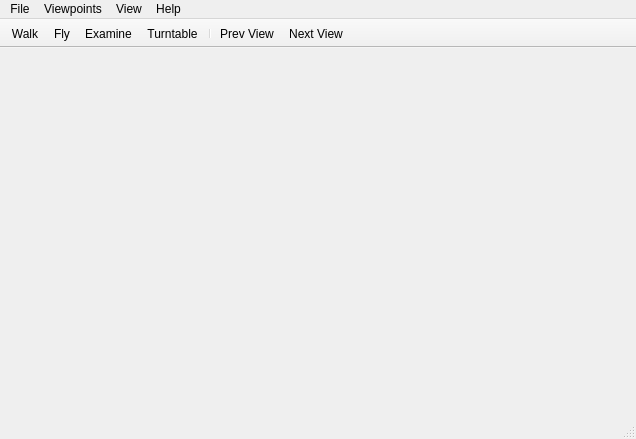
<?xml version="1.0" encoding="UTF-8"?>
<ui version="4.0">
 <class>MainWindow</class>
 <widget class="QMainWindow" name="MainWindow">
  <property name="geometry">
   <rect>
    <x>0</x>
    <y>0</y>
    <width>636</width>
    <height>439</height>
   </rect>
  </property>
  <property name="windowTitle">
   <string>Castle Engine Library Tester</string>
  </property>
  <widget class="QWidget" name="centralWidget"/>
  <widget class="QMenuBar" name="menuBar">
   <property name="geometry">
    <rect>
     <x>0</x>
     <y>0</y>
     <width>636</width>
     <height>24</height>
    </rect>
   </property>
   <widget class="QMenu" name="menuFile">
    <property name="title">
     <string>File</string>
    </property>
    <addaction name="actionOpen"/>
    <addaction name="separator"/>
    <addaction name="actionSave_Screenshot"/>
    <addaction name="separator"/>
    <addaction name="actionClose"/>
   </widget>
   <widget class="QMenu" name="menuViewpoints">
    <property name="title">
     <string>Viewpoints</string>
    </property>
   </widget>
   <widget class="QMenu" name="menuHelp">
    <property name="title">
     <string>Help</string>
    </property>
    <addaction name="actionOpenGL_Information"/>
    <addaction name="actionShow_Warnings"/>
   </widget>
   <widget class="QMenu" name="menuView">
    <property name="title">
     <string>View</string>
    </property>
    <addaction name="actionSSAO"/>
    <addaction name="actionHead_Bobbing"/>
    <addaction name="actionMouse_Look"/>
    <addaction name="actionMultiSampling"/>
    <addaction name="actionHeadlight"/>
   </widget>
   <addaction name="menuFile"/>
   <addaction name="menuViewpoints"/>
   <addaction name="menuView"/>
   <addaction name="menuHelp"/>
  </widget>
  <widget class="QToolBar" name="mainToolBar">
   <property name="movable">
    <bool>false</bool>
   </property>
   <property name="floatable">
    <bool>false</bool>
   </property>
   <attribute name="toolBarArea">
    <enum>TopToolBarArea</enum>
   </attribute>
   <attribute name="toolBarBreak">
    <bool>false</bool>
   </attribute>
   <addaction name="actionWalk"/>
   <addaction name="actionFly"/>
   <addaction name="actionExamine"/>
   <addaction name="actionTurntable"/>
   <addaction name="separator"/>
   <addaction name="actionPrevView"/>
   <addaction name="actionNextView"/>
  </widget>
  <widget class="QStatusBar" name="statusBar"/>
  <action name="actionClose">
   <property name="text">
    <string>Quit</string>
   </property>
  </action>
  <action name="actionWalk">
   <property name="checkable">
    <bool>true</bool>
   </property>
   <property name="text">
    <string>Walk</string>
   </property>
  </action>
  <action name="actionFly">
   <property name="checkable">
    <bool>true</bool>
   </property>
   <property name="text">
    <string>Fly</string>
   </property>
  </action>
  <action name="actionExamine">
   <property name="checkable">
    <bool>true</bool>
   </property>
   <property name="text">
    <string>Examine</string>
   </property>
  </action>
  <action name="actionTurntable">
   <property name="checkable">
    <bool>true</bool>
   </property>
   <property name="text">
    <string>Turntable</string>
   </property>
  </action>
  <action name="actionOpen">
   <property name="text">
    <string>Open...</string>
   </property>
  </action>
  <action name="actionNextView">
   <property name="text">
    <string>Next View</string>
   </property>
  </action>
  <action name="actionPrevView">
   <property name="text">
    <string>Prev View</string>
   </property>
  </action>
  <action name="actionOpenGL_Information">
   <property name="text">
    <string>OpenGL Information</string>
   </property>
  </action>
  <action name="actionShow_Warnings">
   <property name="text">
    <string>Show Warnings</string>
   </property>
  </action>
  <action name="actionSSAO">
   <property name="checkable">
    <bool>true</bool>
   </property>
   <property name="text">
    <string>SSAO</string>
   </property>
  </action>
  <action name="actionHead_Bobbing">
   <property name="checkable">
    <bool>true</bool>
   </property>
   <property name="text">
    <string>Head Bobbing</string>
   </property>
  </action>
  <action name="actionMouse_Look">
   <property name="text">
    <string>Mouse Look</string>
   </property>
   <property name="shortcut">
    <string>M</string>
   </property>
  </action>
  <action name="actionMultiSampling">
   <property name="checkable">
    <bool>true</bool>
   </property>
   <property name="text">
    <string>MultiSampling</string>
   </property>
  </action>
  <action name="actionHeadlight">
   <property name="checkable">
    <bool>true</bool>
   </property>
   <property name="text">
    <string>Headlight</string>
   </property>
  </action>
  <action name="actionSave_Screenshot">
   <property name="text">
    <string>Save Screenshot...</string>
   </property>
  </action>
 </widget>
 <layoutdefault spacing="6" margin="11"/>
 <resources/>
 <connections>
  <connection>
   <sender>actionClose</sender>
   <signal>triggered()</signal>
   <receiver>MainWindow</receiver>
   <slot>close()</slot>
   <hints>
    <hint type="sourcelabel">
     <x>-1</x>
     <y>-1</y>
    </hint>
    <hint type="destinationlabel">
     <x>199</x>
     <y>149</y>
    </hint>
   </hints>
  </connection>
 </connections>
</ui>
